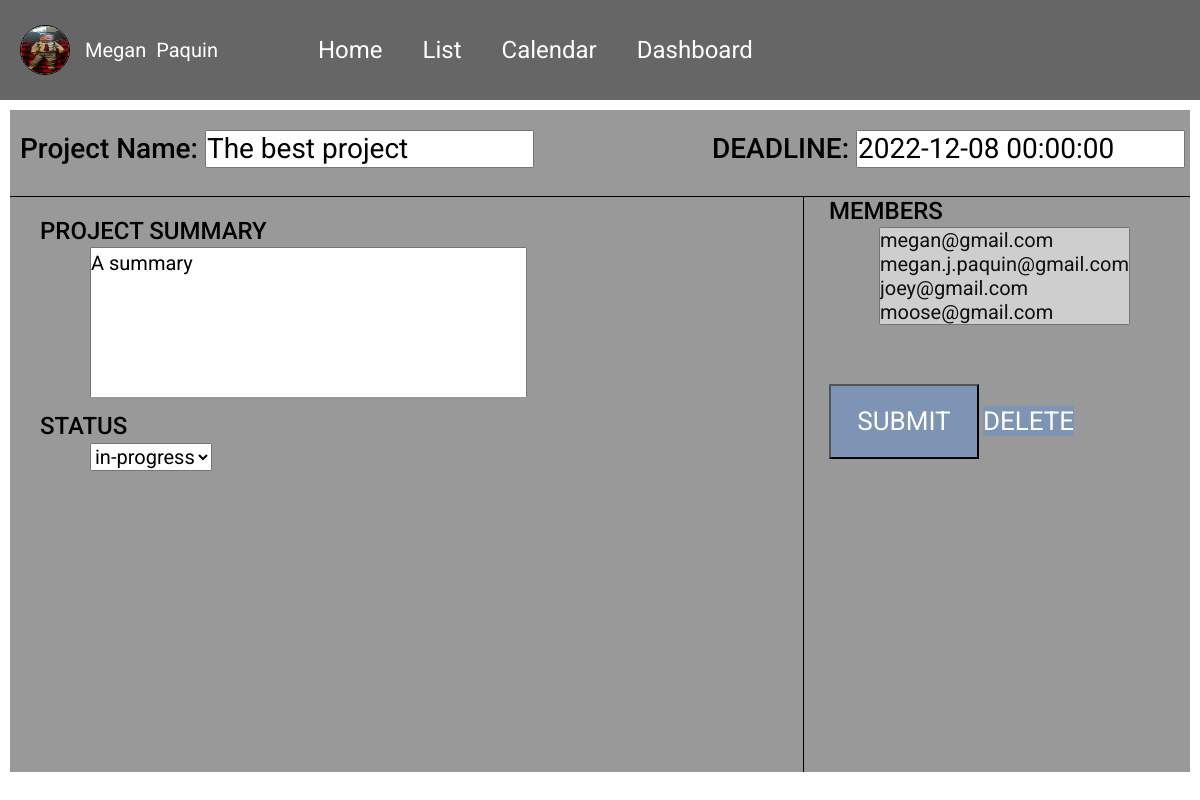
Page /projects/1/edit (signed in) on the earlier database version.
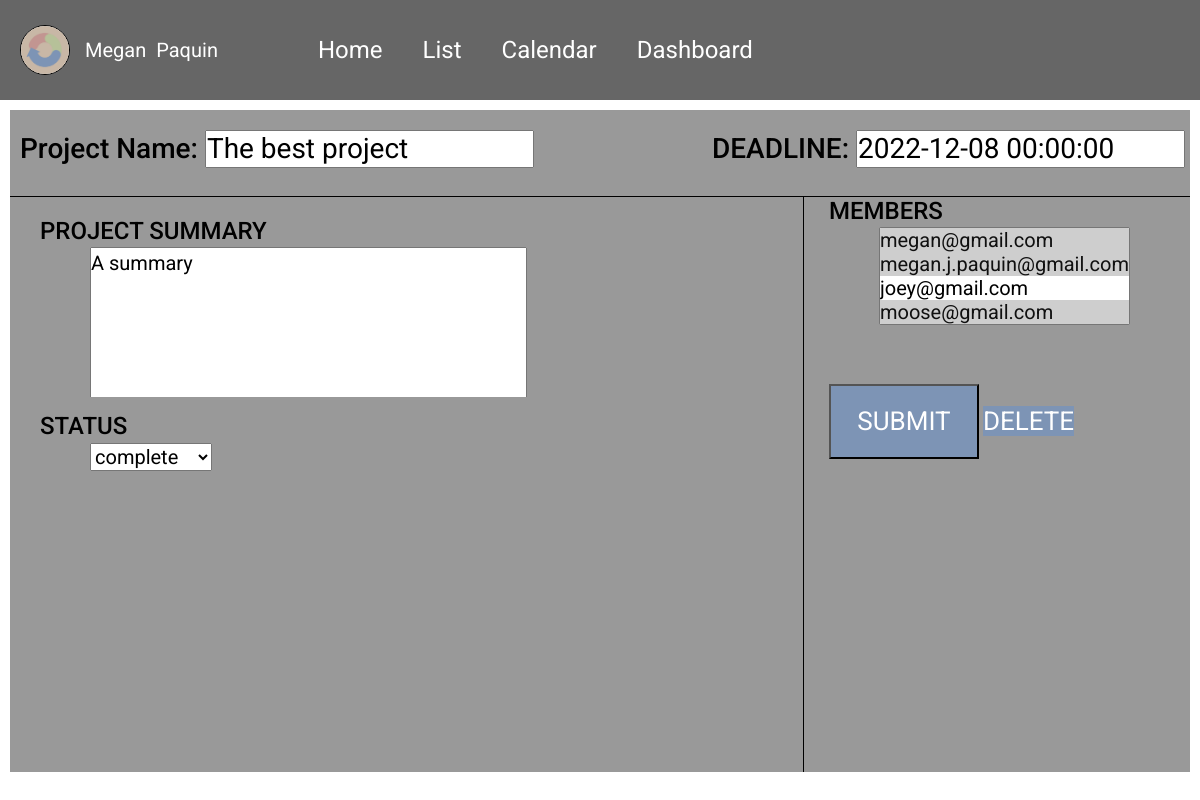
Same page on the later database version.
### accounts/models.py (models this page shows)
class CustomUser(AbstractBaseUser, PermissionsMixin):
    email = models.EmailField(_('email address'), unique=True)
    is_staff = models.BooleanField(default=False)
    is_active = models.BooleanField(default=True)
    date_joined = models.DateTimeField(default=timezone.now)
    USERNAME_FIELD = 'email'
    REQUIRED_FIELDS = []
    color = models.CharField(max_length=7, default="#FFFFFF")
    first_name = models.CharField(max_length=128)
    last_name = models.CharField(max_length=128)
    phone = models.CharField(max_length=9, null=True)
    image = models.ImageField(upload_to='images/', default='default_img.png')
    objects = CustomUserManager()
    def __str__(self):
        return self.email

### projects/models.py (models this page shows, shortened)
class Project(models.Model):
    title = models.CharField(max_length=120)
    summary = models.TextField()
    deadline = models.DateTimeField()
    created_on = models.DateTimeField(auto_now_add=True)
    author = models.ForeignKey(
        get_user_model(),
        on_delete=models.CASCADE,
        related_name="project_author"
    )
    status = models.ForeignKey(
        Status,
        on_delete=models.CASCADE,
        blank = True,
        null = True
    )
    members = models.ManyToManyField(CustomUser)

### projects/views.py (the view)
# urls.py: path('<int:pk>/edit', ProjectUpdateView.as_view(), name="project-update"),
class ProjectUpdateView(LoginRequiredMixin, UserPassesTestMixin, UpdateView):
    template_name = "projects/project-update.html"
    model = Project
    fields = ['title', 'summary', 'deadline', 'status', 'members']
    def test_func(self):
        ticket_obj = self.get_object()
        return ticket_obj.author == self.request.user

### projects/models.py (called while the page is built)
    def __str__(self):
        return self.name

### templates/projects/project-update.html (shortened to what this page needs)
{% extends 'base.html' %}
{% load static %}
{% block links %}
    <link rel="stylesheet" href="{% static 'css/task-detail.css' %}" />
    <link href="https://cdn.jsdelivr.net/npm/bootstrap@5.2.3/dist/css/bootstrap.min.css" rel="stylesheet">
{% endblock links %}
{% block contents %}
<form method="POST">
    <div class="everything">
        <div class="top-section">
            <div class="task-name">
                <h3>Project Name: {{ form.title }}</h3>
            </div>
            <div class="deadline">
                <h3>DEADLINE: {{ form.deadline }}</h3>
            </div>
        </div>
        <div class="bottom-section">
            <div class="left-section">
                <div class="summary">
                    <h4>PROJECT SUMMARY</h4>
                    <p>{{ form.summary }}</p>
                </div>
                <div class="status">
                    <h4>STATUS</h4>
                    <p>{{ form.status }}</p>
                </div>
            </div>
            <div class="right-section">
                <h4>MEMBERS</h4>
                <p>{{ form.members }}</p>
                <input type="submit" value="SUBMIT" class="submit">
                <a href="{% url 'project-delete' project.id %}" class="submit">DELETE</a>
            </div>
        </div>
    </div>
</form>
{% endblock contents %}

### templates/base.html (shortened to what this page needs)
{% load static %}
<!DOCTYPE html>
<html lang="en">
<head>
    {% block links %}
    {% endblock links %}
    <link rel="stylesheet" href="{% static 'css/base.css' %}">
    <link rel="stylesheet" href="{% static 'css/page-layout.css' %}">
</head>
<body>
    <div class="row-container">
        <div class="column-container column">
            <div class="row-container top-nav">
                <div class="name-group">
                    <img src="{{ user.image.url }}" alt="user profile image" class="user-circle">
                    {% if user.is_authenticated %}
                        <span>{{ user.first_name }}</span>
                        <span>{{ user.last_name }}</span>
                    {% endif %}
                </div>
                <a href="{% url 'home' %}">Home</a>
                <a href="{% url 'list' %}">List</a>
                <a href="{% url 'calendar' %}">Calendar</a>
                <a href="{% url 'dashboard' %}">Dashboard</a>
            </div>
            <div class="column-container contents">
                {% block contents %}
                {% endblock contents %}
            </div>
        </div>
    </div>
</body>
</html>

Differences in the rows shown:
changed CustomUser "Megan": image: a different picture
changed Project "The best project": status "in-progress" → "complete"
Other differences:
form field members: "megan@gmail.com ☑ / megan.j.paquin@gmail.com ☑ / joey@gmail.com ☑ / moose@gmail.com ☑" → "megan@gmail.com ☑ / megan.j.paquin@gmail.com ☑ / joey@gmail.com / moose@gmail.com ☑"
